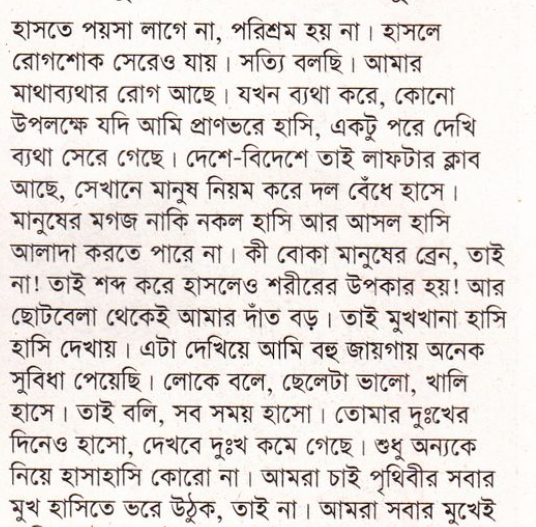
#> input picture e18.PNG, 536 x 527 px, found by its file name
$ python img.py
#> lines starting #> are read from the running program, lines starting #| are printed output that depends on the picture
# import the necessary packages
import cv2

image = cv2.imread("e18.png")
#> image is the input picture: shape (527, 536, 3); mean B, G, R 216, 219.4, 224.9
cv2.imshow("original", image)
cv2.waitKey(0)

# we need to keep in mind aspect ratio so the image does
# not look skewed or distorted -- therefore, we calculate
# the ratio of the new image to the old image
r = 100.0 / image.shape[1]
#> r = 0.187
dim = (100, int(image.shape[0] * r))
#> dim = (100, 98)

# perform the actual resizing of the image and show it
resized = cv2.resize(image, dim, interpolation = cv2.INTER_AREA)
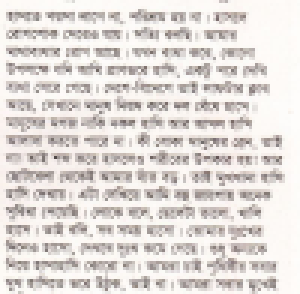
#> resized: shape (98, 100, 3) (shown 3 times larger); mean B, G, R 216, 219.4, 224.9
cv2.imshow("resized", resized)
cv2.waitKey(0)
